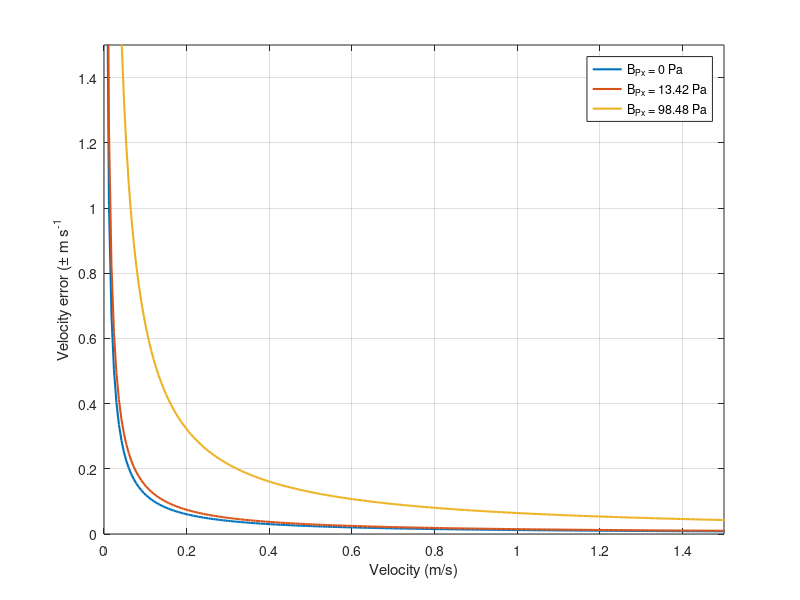
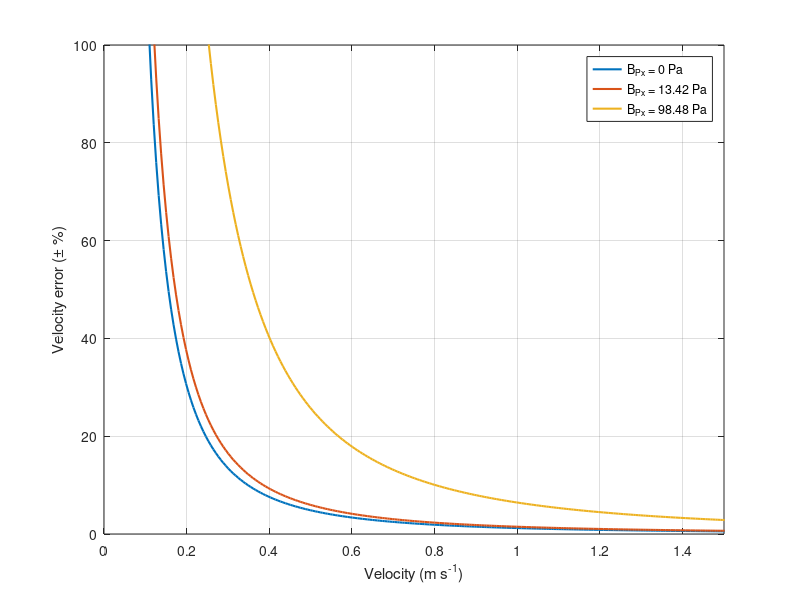

These figures' MATLAB source, in order:
%Velocity Error

v = linspace(0,3,500); %1 m/s

i = length(v);
U_u = zeros(i,1);

B_Px = [0 13.42 98.47];

for m = 1:3  
     for n = 1:i
         
         rho = 997; %density kg/m3
         
         Px = 0.5*1030*v(n)^2;
         
         C_dyn = 1.3;
        
         S_Px =  18.89; 
         
         U_Px = (B_Px(m)^2 + S_Px^2)^0.5;
         
         %Dynamic Pressure
         dPdyn_Cdyn = Px;
         
         dPdyn_dPx = 0.25*C_dyn;
         
         %Zero for small angles:
         dCdyn_dCa = 0;
         dCdyn_dCb = 0;
         
         % B_Cdyn = ((dCdyn_dCa)^2*B_Ca^2 + (dCdyn_dCb)^2*B_Cb^2)^0.5;
         % S_Cdyn = ((dCdyn_dCa)^2*S_Ca^2 + (dCdyn_dCb)^2*S_Cb^2)^0.5;
         B_Cdyn = 0;
         S_Cdyn = 0;
         
         
         B_dyn =((dPdyn_Cdyn)^2 * B_Cdyn^2 +(dPdyn_dPx)^2*B_Px(m)^2 + ...
             (dPdyn_dPx)^2*B_Px(m)^2 +(dPdyn_dPx)^2*B_Px(m)^2 +(dPdyn_dPx)^2*B_Px(m)^2)^0.5;
         
         S_dyn =((dPdyn_Cdyn)^2 * S_Cdyn^2 +(dPdyn_dPx)^2*S_Px^2 + ...
             (dPdyn_dPx)^2*S_Px^2 +(dPdyn_dPx)^2*S_Px^2 +(dPdyn_dPx)^2*S_Px^2)^0.5;
         
         U_dyn = (B_dyn^2 + S_dyn^2)^0.5;
         
         
         du_dPdyn = (2*rho*Px)^(-0.5);
         
         B_u = ((du_dPdyn)^2 * B_dyn^2)^0.5;
         S_u = ((du_dPdyn)^2 * S_dyn^2)^0.5;
         
         U_u(n,m) = (B_u^2 + S_u^2)^0.5;
         
         Uu(n,m) = (U_u(n,m) / v(n))*100;
     end
end



figure(21)
plot(v, U_u,  'LineWidth', 1.5); %'Color', [0.29 0.40 0.43]
hold on
xlabel('Velocity (m/s)');
ylabel('Velocity error (\pm m s^{-1}'); 
xlim([0 1.5]);
ylim([0 1.5]);
legend('B_{Px} = 0 Pa', 'B_{Px} = 13.42 Pa', 'B_{Px} = 98.48 Pa'); 
grid on
hold off

figure(22)
plot(v, Uu,'LineWidth', 1.5); % , 'Color', [0.29 0.40 0.43]); 
hold on
xlabel('Velocity (m s^{-1})');
ylabel('Velocity error (\pm %)'); 
xlim([0 1.5]);
ylim([0 100]);
legend('B_{Px} = 0 Pa','B_{Px} = 13.42 Pa', 'B_{Px} = 98.48 Pa'); 
grid on